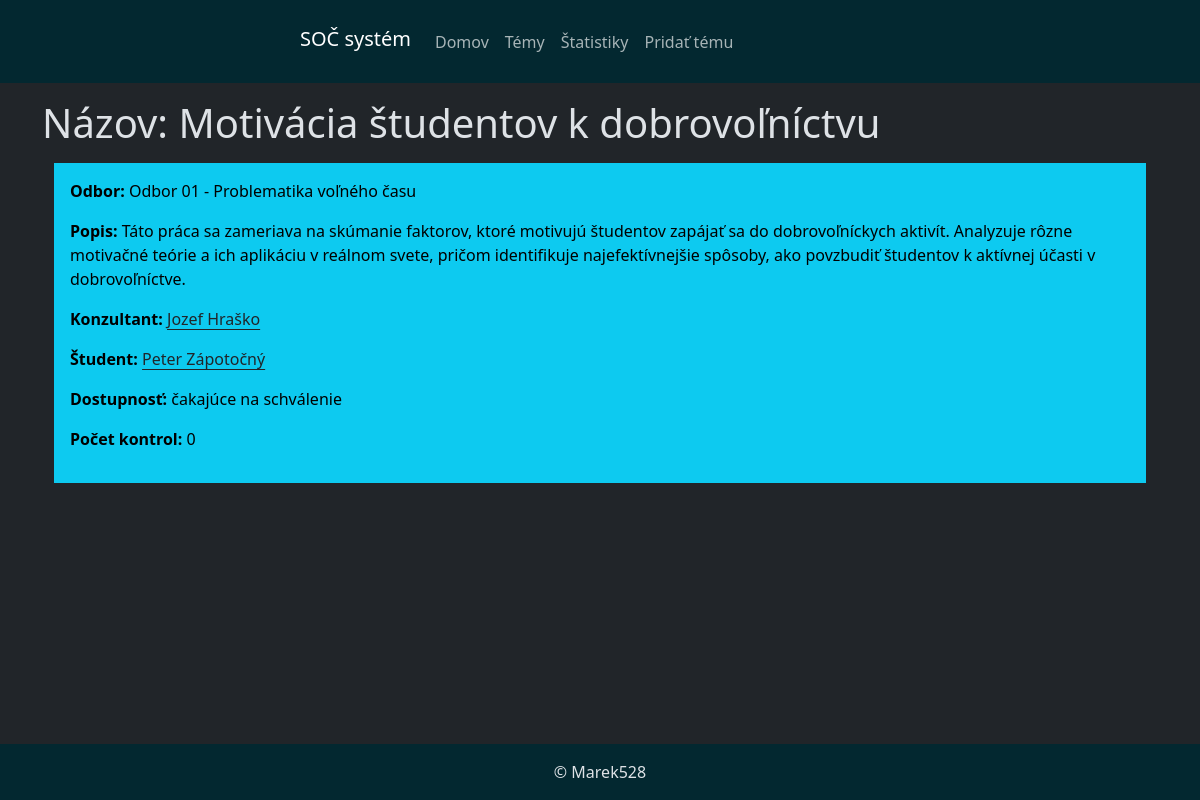
Screenshot of /soc/tema/4/ with the database file from the repository.
### soc/models.py (models this page shows, shortened)
class Tema(models.Model):
    nazov = models.CharField(max_length=100)
    popis = models.TextField()
    konzultant = models.ForeignKey(Ucitel, on_delete=models.CASCADE)
    student = models.ForeignKey(Student, on_delete=models.SET_NULL, null=True, blank=True)
    odbor = models.ForeignKey(Odbor, on_delete=models.CASCADE)
    dostupnost = models.ForeignKey(Dostupnost, on_delete=models.CASCADE)
    pocet_kontrol = models.IntegerField()

class Odbor(models.Model):
    nazov = models.CharField(max_length=100)
    def __str__(self):
        return f'{self.nazov}'

class Ucitel(models.Model):
    meno = models.CharField(max_length=30)
    priezvisko = models.CharField(max_length=30)
    email = models.CharField(max_length=100)
    heslo = models.CharField(max_length=255)
    def __str__(self):
        return f'{self.meno} {self.priezvisko}'

class Student(models.Model):
    meno = models.CharField(max_length=30)
    priezvisko = models.CharField(max_length=30)
    email = models.CharField(max_length=100)
    heslo = models.CharField(max_length=255)
    def __str__(self):
        return f'{self.meno} {self.priezvisko}'

class Dostupnost(models.Model):
    nazov = models.CharField(max_length=70)
    def __str__(self):
        return f'{self.nazov}'

### soc/views.py (the view)
# urls.py: path('tema/<id>/', views.vypis_temy, name='vypis-temy'),
def vypis_temy(request, id):
    tema = Tema.objects.get(id=id)
    return render(request, 'soc/tema.html', {'tema': tema})

### soc/templates/soc/tema.html (shortened to what this page needs)
{% extends "base.html" %}
{% block content %}
<h1 class="my-3">Názov: {{ tema.nazov }}</h1>
<div class="container">
    <div class="bg-info text-black p-3">
        <p><strong>Odbor: </strong>{{ tema.odbor }}</p>
        <p><strong>Popis: </strong>{{ tema.popis }}</p>
        <p><strong>Konzultant: </strong><a href="{% url 'vypis-ucitela' id=tema.konzultant.id %}" class="link-dark link-offset-2 link-underline-opacity-100 link-underline-opacity-25-hover">{{ tema.konzultant }}</a></p>
        {% if tema.student %}
        <p><strong>Študent: </strong><a href="{% url 'vypis-studenta' id=tema.student.id %}" class="link-dark link-offset-2 link-underline-opacity-100 link-underline-opacity-25-hover">{{ tema.student }}</a></p>
        {% else %}
        <p><strong>Študent: </strong>-</p>
        {% endif %}
        <p><strong>Dostupnosť: </strong>{{ tema.dostupnost }}</p>
        <p><strong>Počet kontrol: </strong>{{ tema.pocet_kontrol }}</p>
    </div>
</div>
{% endblock %}

### soc/templates/base.html (style rules this page uses)
body { min-height: 100vh; display: flex; flex-direction: column; }

### rows the page displays
Tema: nazov "Motivácia študentov k dobrovoľníctvu", odbor "Odbor 01 - Problematika voľného času", popis "Táto práca sa zameriava na skúmanie faktorov, ktoré motivujú študentov zapájať sa do dobrovoľníckych aktivít. Analyzuje rôzne motivačné teórie a ich aplikáciu v reálnom svete, pričom identifikuje najefektívnejšie spôsoby, ako povzbudiť študentov k aktívnej účasti v dobrovoľníctve.", konzultant "Jozef Hraško", student "Peter Zápotočný", dostupnost "čakajúce na schválenie", pocet_kontrol "0"
